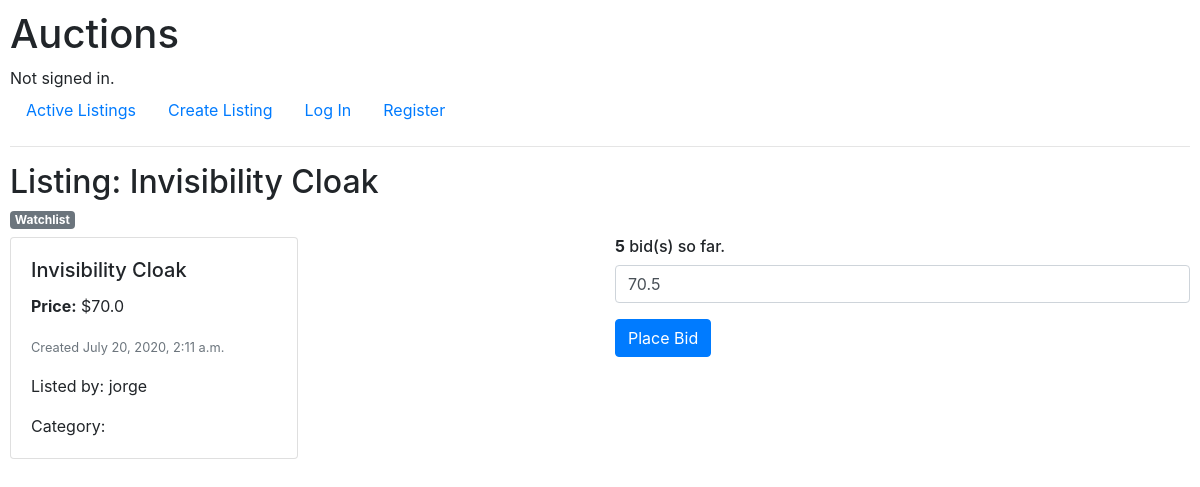
/listings/4, run on the app's committed database.
### auctions/models.py (models this page shows)
class Listing(models.Model):
    title = models.CharField(max_length=64)
    starting_bid = models.FloatField()
    description = models.CharField(max_length=256, blank=True)
    date_created = models.DateTimeField(auto_now_add=True)
    image = models.CharField(max_length=2550, blank=True)
    category = models.CharField(max_length=64, blank=True)
    listed_by = models.ForeignKey(User, on_delete=models.CASCADE)

class User(AbstractUser):
    pass

class Bid(models.Model):
    listing = models.ForeignKey(Listing, on_delete=models.CASCADE, related_name="bids")
    bid = models.FloatField()
    listed_by = models.ForeignKey(User, on_delete=models.CASCADE)

### auctions/views.py (the view)
# urls.py: path("listings/<int:listing_id>", views.listings, name="listings"),
def listings(request, listing_id):
    listing = Listing.objects.get(id=listing_id)
    return render(request, "auctions/listing.html", {
        "listing": listing,
        "bids_count": listing.bids.count(),
        "current_bid": max([i.bid for i in listing.bids.all()])
    })

### auctions/templates/auctions/listing.html (shortened to what this page needs)
{% extends "auctions/layout.html" %}
{% block body %}
    <h2>Listing: {{ listing.title }}</h2>
    <h6><a class="badge badge-secondary" href="{% url 'watchlist' listing.id %}">Watchlist</a></h6>
    <div class="row">
        <div class="col">
            <div class="card" style="width: 50%;">
                <div class="card-body">
                    <h5 class="card-title"> {{ listing.title }} </h5>
                    <p class="card-text"> <b>Price:</b> ${{ listing.starting_bid }} </p>
                    <p class="card-text"><small class="text-muted">Created {{ listing.date_created }} </small></p>
                    <p class="card-text">Listed by: {{ listing.listed_by }}</p>
                    <p class="card-text">Category: {{ listing.category }}</p>
                </div>
            </div>
        </div>
        <div class="col">
          <h6><b>{{ bids_count }}</b> bid(s) so far.</h6>
          <form action="{% url 'bid' listing.id %}" method="post">
              <div class="form-group">
                  <input class="form-control" type="number" step="0.01" value="{{ current_bid }}" name="bid" placeholder="Bid">
              </div>
              <button type="submit" class="btn btn-primary">Place Bid</button>
          </form>
        </div>
    </div>
{% endblock %}

### auctions/static/auctions/styles.css (style rules this page uses)
body { padding: 10px; }
.card { width: 100%; }

### data on the page
Listing: title "Invisibility Cloak", starting_bid "70.0", date_created "July 20, 2020, 2:11 a.m.", listed_by "jorge"
Bid: bid "70.5"

### other printed values
{{ bids_count }} "5"
